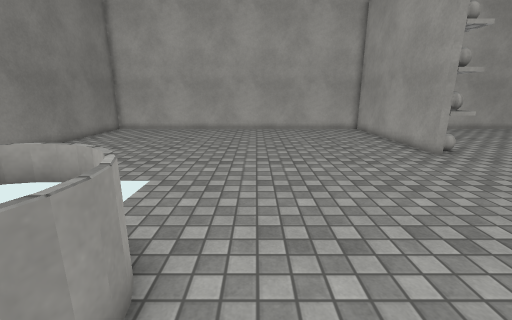
View 1 (above)

18 first-person views from a walk through a Unity game level. The camera is 1.4 m above the floor, tilts 14° down and sees 90° across. The floor is counted in squares, 0.5 m on a side. Each view is taken from the middle of a square. On the plan, view 1 faces up. The plan holds only what a view shows up to about 19 squares ahead; the rest is blank. The place goes on beyond the plan. The player character is not drawn. Surface patterns are stand-ins for the level's own textures.

View 2
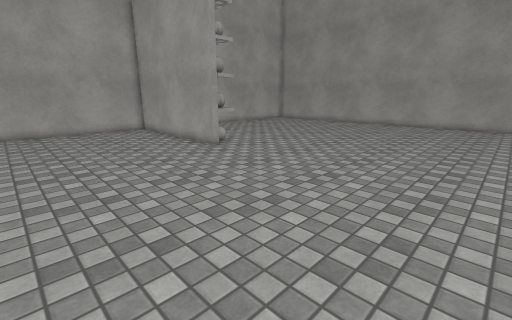

View 3
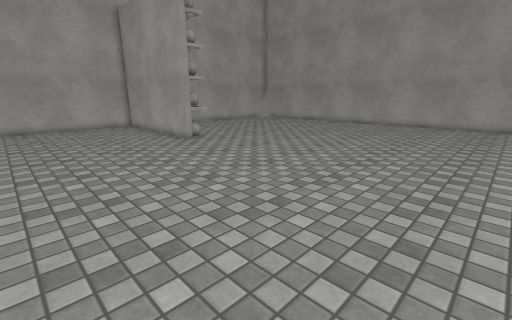

View 4
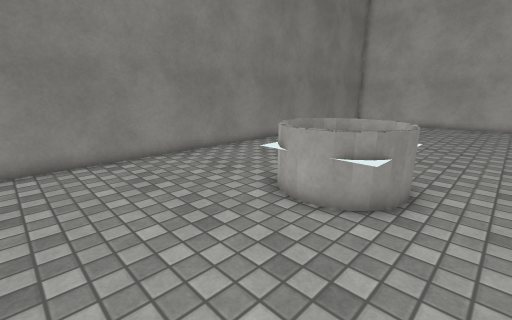

View 5
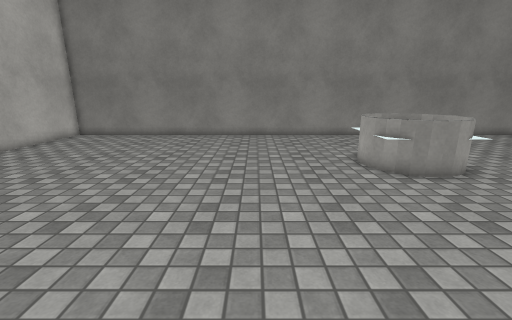

View 6
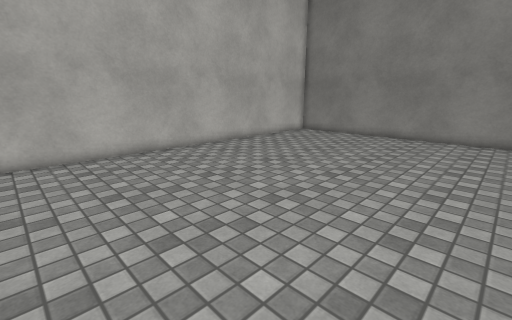

View 7
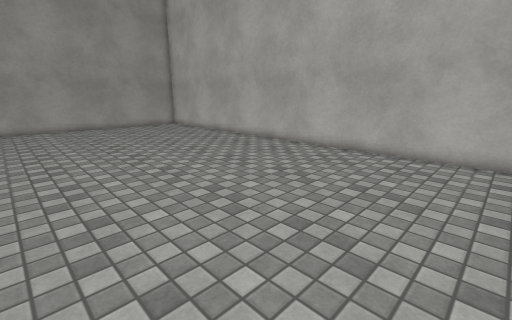

View 8
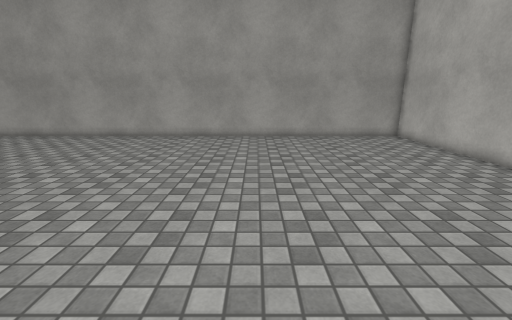

View 9
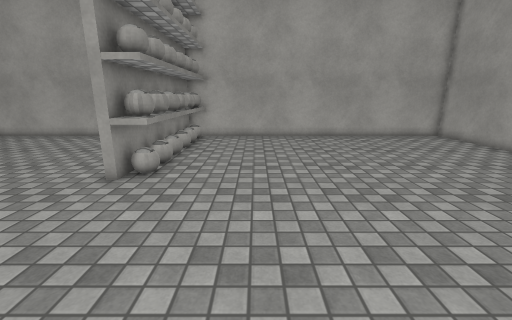

View 10
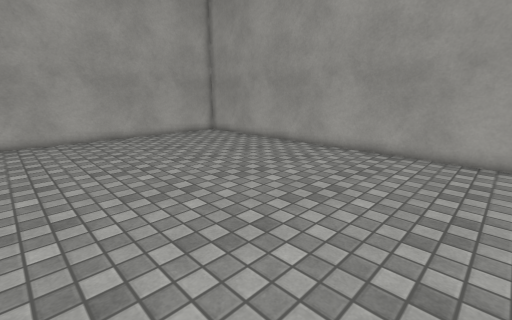

View 11
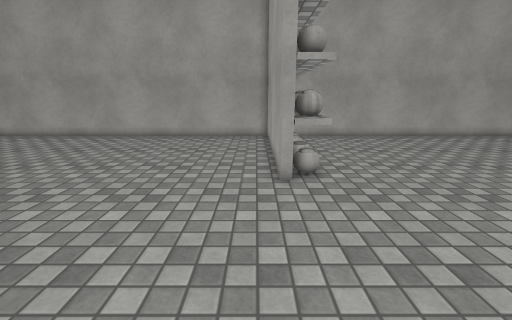

View 12
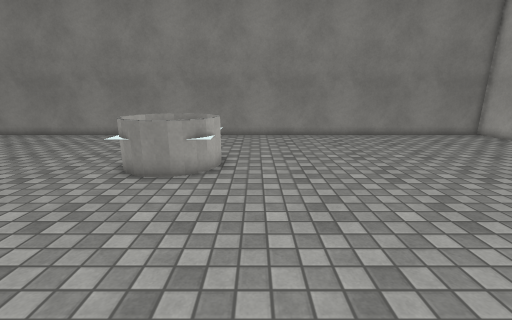

View 13
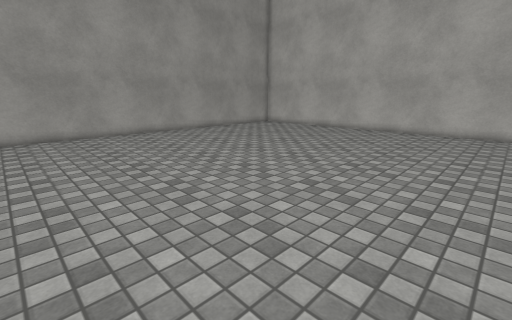

View 14
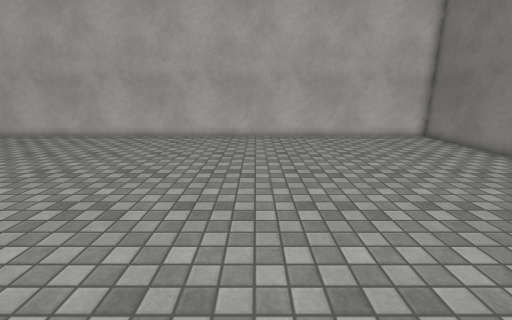

View 15
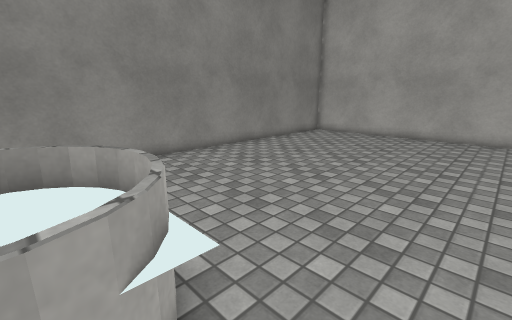

View 16
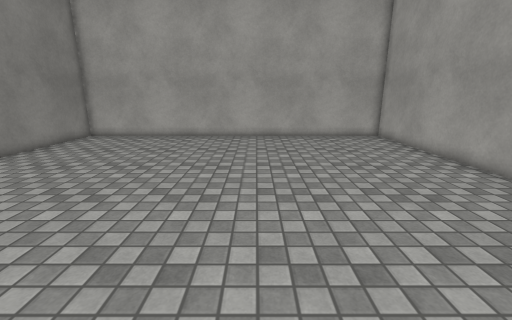

View 17
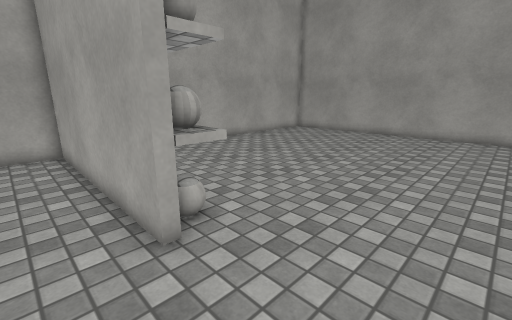

View 18
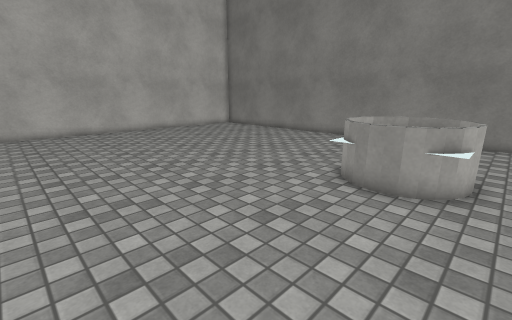

### Floor plan
Key: @ floor where view 1 was taken; # wall or solid block; . floor; O other object.
Columns run from 12 left of view 1 to 27 right of it. Each row starts with its distance up from view 1.
 22 ########################################
 21 #....................## ...............#
 20 #....................## ...............#
 19 #....................## ...............#
 18 #....................## ...............#
 17 #....................## ...............#
 16 #....................## ...............#
 15 #....................## ...............#
 14 #....................## ...............#
 13 #....................## ...............#
 12 #....................##................#
 11 #......................................#
 10 #......................................#
  9 #......................................#
  8 #......................................#
  7 #......................................#
  6 #......................................#
  5 #.......  .............................#
  4 #......OOO#............................#
  3 #.....#OOOO............................#
  2 #.....#O  O............................#
  1 #......OOO#............................#
  0 #.......  ..@..........................#
 -1 #......................................#
 -2 #......................................#
 -3 #......................................#
 -4 #......................................#
 -5 #......................................#
 -6 #......................................#
 -7 #......................................#
 -8 #......................................#
 -9 #......................................#
-10 #......................................#
-11 #......................................#
-12 #......................................#
-13 #......................................#
-14 #......................................#
-15 #......................................#
-16 #......................................#
-17 ########################################

Positions as (right, up) in squares from view 1, and headings:
1: (0, 0), facing up
2: (0, 0), facing up-right
3: (0, -3), facing up-right
4: (0, -5), facing up-left
5: (7, -4), facing left
6: (7, -4), facing down-left
7: (2, -4), facing down-right
8: (9, -7), facing right
9: (14, 4), facing up
10: (14, 4), facing up-right
11: (8, 4), facing up
12: (7, 6), facing left
13: (7, 5), facing down-right
14: (0, 1), facing down
15: (0, 3), facing up-left
16: (0, 4), facing up
17: (7, 8), facing up-right
18: (6, 5), facing down-left
